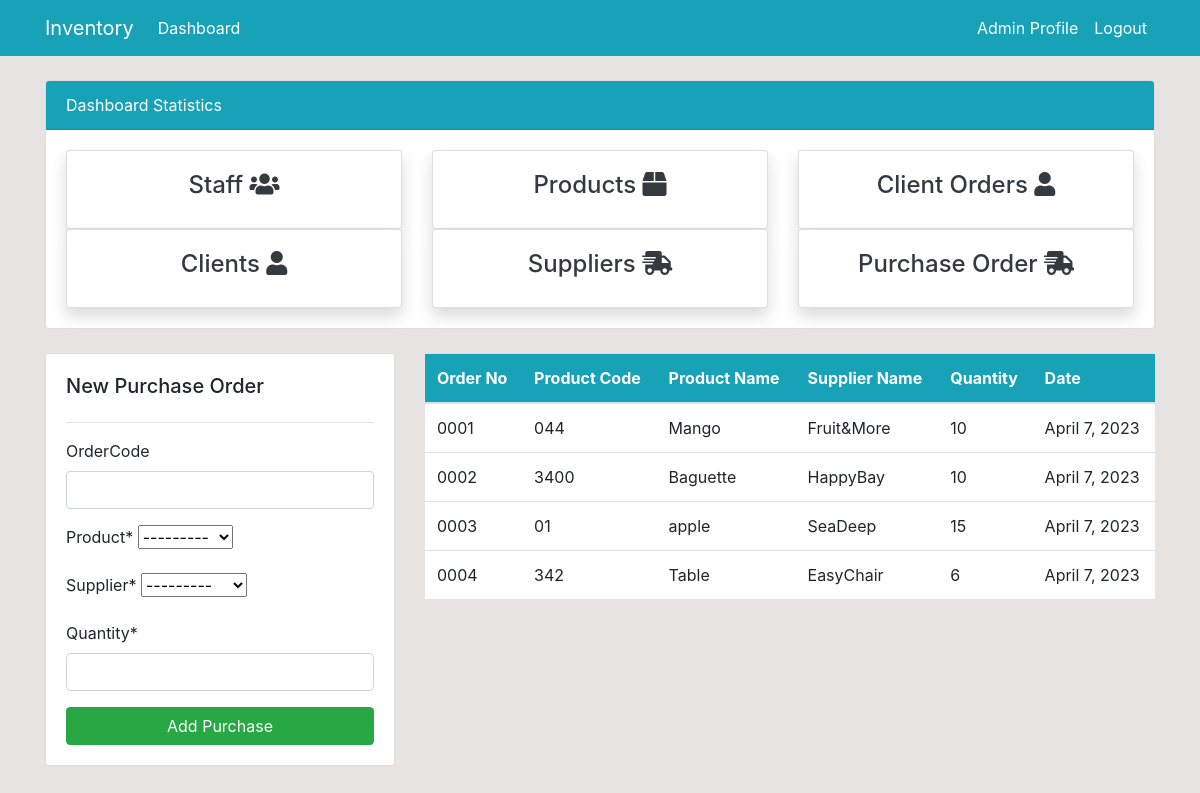
Screenshot of /purchase/order/ (signed in) with the database file from the repository.
### dashboard/models.py (models this page shows, shortened)
class PurchaseOrder(models.Model):
    orderCode = models.CharField(max_length=20 , blank=True, null=True)
    product = models.ForeignKey(Product,on_delete=models.CASCADE, related_name='purchase_orders')
    supplier = models.ForeignKey(Supplier,on_delete=models.CASCADE, related_name='purchase_orders')
    quantity = models.IntegerField()
    order_date = models.DateField(auto_now_add=True)

class Product(models.Model):
    code = models.CharField(max_length=20, null=True)
    name = models.CharField(max_length=100, null=True)
    category = models.CharField(max_length=20)
    description = models.TextField(max_length=150)
    quantity = models.PositiveIntegerField(null=True)
    image = models.ImageField(default='/static/img/product.png', upload_to='product_images')
    def __str__(self):
        return f'{self.name}.'

class Supplier(models.Model):
    category = models.CharField(max_length=20)
    name = models.CharField(max_length=100, null=True)
    telephone = models.CharField(max_length=20)
    email = models.EmailField()
    def __str__(self):
        return f'{self.name}'

### dashboard/views.py (the view)
# urls.py: path('purchase/order/', views.purchase_order, name='dashboard-purchase-order'),
@login_required(login_url='user-login')
def purchase_order(request):
    if request.method == 'POST':
        form = PurchaseOrderForm(request.POST)
        if form.is_valid():
            order = form.save()
            product = order.product
            product.quantity += order.quantity
            product.save()
            return redirect('dashboard-purchase-order')
    else:
        form = PurchaseOrderForm()
    orders = PurchaseOrder.objects.all()
    context = {
        'orders': orders,
        'form': form,
    }
    return render(request, "dashboard/purchase_order.html", context)

### dashboard/forms.py
class PurchaseOrderForm(forms.ModelForm):
    supplier = forms.ModelChoiceField(queryset=Supplier.objects.all())
    class Meta:
        model= PurchaseOrder
        fields = [
            'orderCode', 'product', 'supplier', 'quantity',
        ]

### templates/dashboard/purchase_order.html (shortened to what this page needs)
{% extends 'partials/base.html' %}
{% load crispy_forms_tags %}
{% block content %}
{% include 'partials/topside.html' %}
<div class="row my-4 ">
    <div class="col-md-4">
        <div  class="card card-body">
            <h5>New Purchase Order</h5>
            <hr>
            <form method="POST">
                {{ form|crispy }}
                <input class="btn btn-success btn-block" type="submit" value="Add Purchase" >
            </form>
        </div>
    </div>
    <div class="col-md-8">
        <table class="table bg-white">
            <thead class="bg-info text-white">
                <tr>
                    <th scope="col">Order No</th>
                    <th scope="col">Product Code</th>
                    <th scope="col">Product Name</th>
                    <th scope="col">Supplier Name</th>
                    <th scope="col">Quantity</th>
                    <th scope="col">Date</th>
                </tr>
            </thead>
            <tbody>
                {% for order in orders %}
                <tr>
                    <td>{{ order.orderCode }}</td>
                    <td>{{ order.product.code }}</td>
                    <td>{{ order.product.name }}</td>
                    <td>{{ order.supplier }}</td>
                    <td>{{ order.quantity }}</td>
                    <td>{{ order.order_date }}</td>
                </tr>
                {% endfor %}
            </tbody>
        </table>
    </div>
</div>
{% endblock %}

### templates/partials/nav.html (shortened to what this page needs)
<nav class="navbar navbar-expand-lg navbar-info bg-info">
    <div class="container">
        {% if user.is_authenticated %}
        <a class="navbar-brand text-white" href="{% url 'dashboard-index' %}">Inventory</a>
        <div class="collapse navbar-collapse" id="navbarSupportedContent">
            <ul class="navbar-nav mr-auto">
                <li class="nav-item active">
                    <a class="nav-link text-white" href="{% url 'dashboard-index' %}">Dashboard </a>
                </li>
            </ul>
            <ul class="navbar-nav ml-auto">
                <li class="nav-item active">
                    <a class="nav-link text-white" href="#">{{ user.username }} Profile
                        <span class="sr-only">(current)</span></a>
                </li>
                <li class="nav-item">
                    <a class="nav-link text-white" href="{% url 'user-logout' %}">Logout</a>
                </li>
            </ul>
            {% endif %}
        </div>
    </div>
</nav>

### static/style.css (style rules this page uses)
body { background: rgb(230, 227, 227); }

### rows the page displays
PurchaseOrder: orderCode "0001", product.code "044", product.name "Mango", supplier "Fruit&More", quantity "10", order_date "April 7, 2023"
PurchaseOrder: orderCode "0002", product.code "3400", product.name "Baguette", supplier "HappyBay", quantity "10", order_date "April 7, 2023"
PurchaseOrder: orderCode "0003", product.code "01", product.name "apple", supplier "SeaDeep", quantity "15", order_date "April 7, 2023"
PurchaseOrder: orderCode "0004", product.code "342", product.name "Table", supplier "EasyChair", quantity "6", order_date "April 7, 2023"

### other values shown
{{ user.username }} "Admin"
